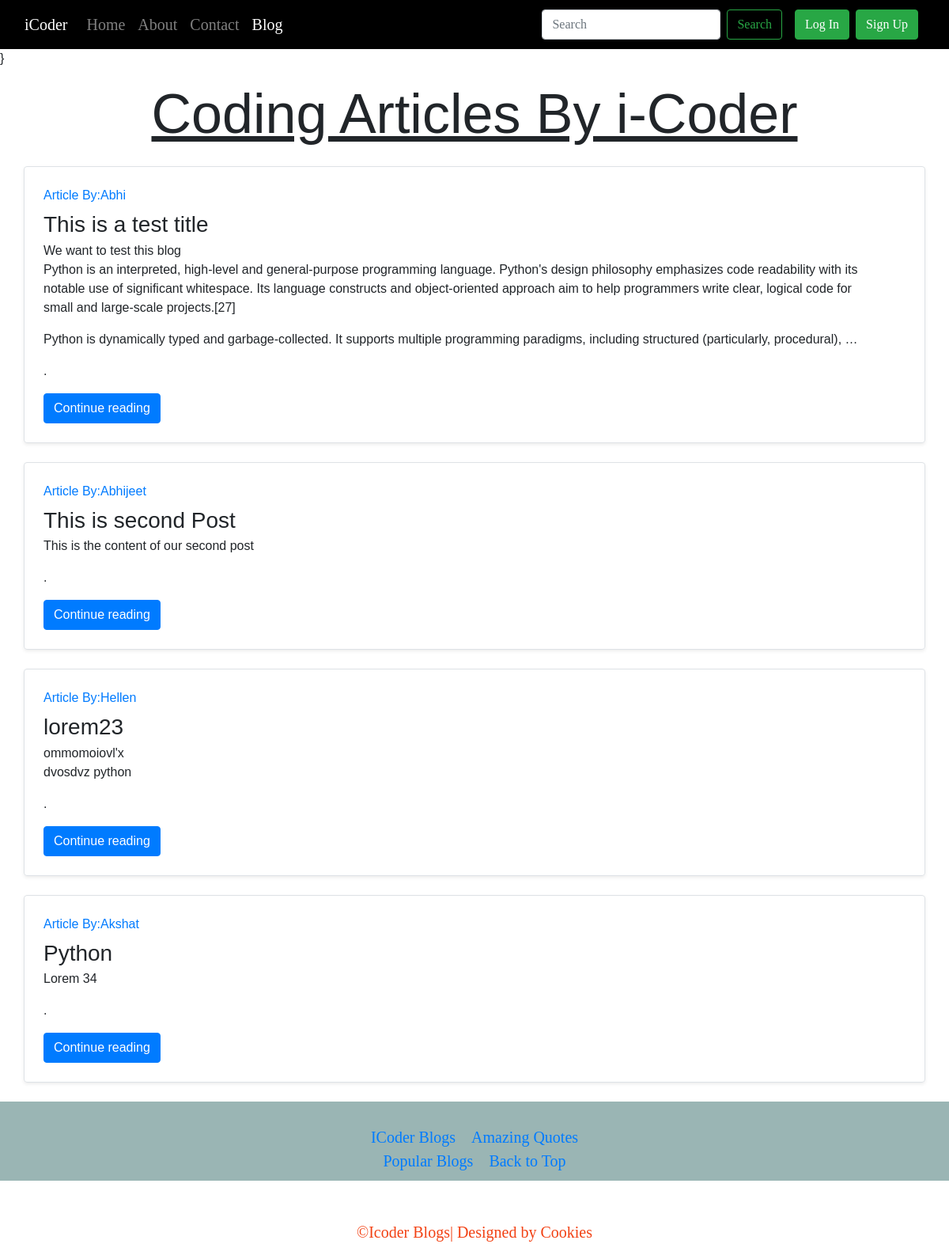
/blogging/, run on the app's committed database.
### blogging/models.py (models this page shows, shortened)
class Post(models.Model):
    sno = models.AutoField(primary_key=True)
    title = models.CharField(max_length=255)
    content = models.TextField()
    author = models.CharField(max_length=20)
    slug = models.CharField(max_length=120)
    timeStamp = models.DateTimeField(blank=True)

### blogging/views.py (the view)
# urls.py: path('', views.bloggingHome, name='bloggingHome'),
def bloggingHome(request):
    allPosts = Post.objects.all()
    context = {'allPosts': allPosts}
    return render(request, 'blogging/blog_home.html', context)

### blogging/templates/blogging/blog_home.html (shortened to what this page needs)
{% extends 'base.html' %}
{% block blogactive %} active {% endblock blogactive %}
{% block body %}
<div class="container my-3">
    <h1 style="text-align:center;font-size:70px;" class="text-decoration-underline">Coding Articles By i-Coder</h1>
    {% for post in allPosts %}
    <div class="row g-0 border rounded overflow-hidden flex-md-row my-4 shadow-sm h-md-250 position-relative">
        <div class="col p-4 d-flex flex-column position-static">
            <strong class="d-inline-block mb-2 text-primary">Article By:{{post.author}}</strong>
            <h3 class="mb-0">{{post.title}}</h3>
            <p class="card-text mb-auto">{{post.content |truncatechars:500 |linebreaks}}.</p>
            <div>
                <a href="/blogging/{{post.slug}}" role="button" class="btn btn-primary">Continue reading</a>
            </div>
        </div>
        <div class="col-auto d-none d-lg-block">
        </div>
    </div>
    {% endfor %}
</div>
{% endblock body %}

### home/templates/base.html (shortened to what this page needs)
{% load static %}
<!doctype html>
<html lang="en">
<head>
  <link href="https://cdn.jsdelivr.net/npm/bootstrap@5.0.0-beta1/dist/css/bootstrap.min.css" rel="stylesheet"
>
  <link rel="stylesheet" href="https://maxcdn.bootstrapcdn.com/bootstrap/4.0.0/css/bootstrap.min.css">
    <link rel="stylesheet" href="https://maxcdn.bootstrapcdn.com/font-awesome/4.7.0/css/font-awesome.min.css">
    <link rel="stylesheet" type="text/css" href="https://stackpath.bootstrapcdn.com/font-awesome/4.7.0/css/font-awesome.min.css">
<link href="{% static 'home/css/pp.css' %}" rel="stylesheet">
</head>
<body>
  <nav class="navbar navbar-expand-lg navbar-dark"  style="background:black;font-family:webkit-body;font-size:20px;">
    <div class="container-fluid">
      <a class="navbar-brand" href="/">iCoder</a>
      <div class="collapse navbar-collapse" id="navbarSupportedContent">
        <ul class="navbar-nav me-auto mb-2 mb-lg-0">
          <li class="nav-item">
            <a class="nav-link  {% block homeactive %} {% endblock homeactive %}  " aria-current="page"
              href="/">Home</a>
          </li>
          <li class="nav-item">
            <a class="nav-link {% block aboutactive %} {% endblock aboutactive %}" href="/about">About</a>
          </li>
          <li class="nav-item">
            <a class="nav-link {% block contactactive %} {% endblock contactactive %}" href="/contact">Contact</a>
          </li>
          <li class="nav-item">
            <a class="nav-link {% block blogactive %} {% endblock blogactive %}" href="/blogging">Blog</a>
          </li>
        </ul>
        <form method="get" action="/search" class="d-flex mx-3">
          <input class="form-control me-2" type="search" placeholder="Search" aria-label="Search" name="query"
            id="query">
          <button class="btn btn-outline-success" type="submit">Search</button>
        </form>
        {% if user.is_authenticated %}
        <div class="dropdown">
  <a class="btn btn-secondary dropdown-toggle" href="#" role="button" id="dropdownMenuLink" data-bs-toggle="dropdown" aria-expanded="false">
    Welcome {{request.user}}
  </a>
  <ul class="dropdown-menu" aria-labelledby="dropdownMenuLink">
    <li><a class="dropdown-item" href="/logout">Logout</a></li>
  </ul>
</div>
        {% else %}
        <button type="button" class="btn btn-success me-2" data-bs-toggle="modal" data-bs-target="#loginModal">
          Log In
        </button>
        <button type="button" class="btn btn-success me-2" data-bs-toggle="modal" data-bs-target="#signupModal">
          Sign Up
        </button>
         {% endif %}
      </div>
    </div>
  </nav>
  }
{% block body %} {% endblock body %}
<div class="footer">
<div class="footer-bottom">
  <br>
  <a href="#">ICoder Blogs</a>
&nbsp;&nbsp;&nbsp;<a href="https://beabetterblogger.com/top-blog-quotes/" target="_blank">Amazing Quotes</a>
<br>
<a href="https://firstsiteguide.com/examples-of-blogs/" target="_blank">Popular Blogs</a>
&nbsp;&nbsp;&nbsp;<a href="#">Back to Top</a>
<br><br><br>
<div class="bottom" style="text-align:center;">
&copy;Icoder Blogs| Designed by Cookies
</div>
</div>
</div>
</body>
</html>

### home/static/home/css/pp.css (style rules this page uses)
html, body { height: 100%; font-weight:100; }
body { font-family: Arial; }
.footer-bottom { background-color:rgb(154, 181, 180); height:100px; color: rgb(242, 65, 19); text-align: center; font-family: webkit-body; font-size: 20px; }
.bottom { text-align: center; }

### blogging/templates/blogging/blog_home.html (style rules this page uses)
body { background-image: url('https://images.squarespace-cdn.com/content/v1/569d4b5afb36b14cb9816729/1453169206422-NSC12UTKE3N9JX44J7Q3/ke17ZwdGBToddI8pDm48kNbtElRT21_JiTRyuwgy1vB7gQa3H78H3Y0txjaiv_0fDoOvxcdMmMKkDsyUqMSsMWxHk725yiiHCCLfrh8O1z4YTzHvnKhyp6Da-NYroOW3ZGjoBKy3azqku80C789l0kMlYkjvFlctRdmAM11rxFQbDqQneBP5WJrgBA3-YG-FkoMahGbGTbFnRJQx6apT4g/Silver-Blur-Background-Wallpaper.jpg?format=1000w'); background-size: 100% 100%; }

### data on the page
Post: author "Abhi", title "This is a test title", content "We want to test this blog Python is an interpreted, high-level and general-purpose programming language. Python's design philosophy emphasizes code readability with its notable use of significant whitespace. Its language constructs and object-oriented approach aim to help programmers write clear, logical code for small and large-scale projects.[27] Python is dynamically typed and garbage-collected. It supports multiple programming paradigms, including structured (particularly, procedural), …"
Post: author "Abhijeet", title "This is second Post", content "This is the content of our second post"
Post: author "Hellen", title "lorem23", content "ommomoiovl'x dvosdvz python"
Post: author "Akshat", title "Python", content "Lorem 34"
